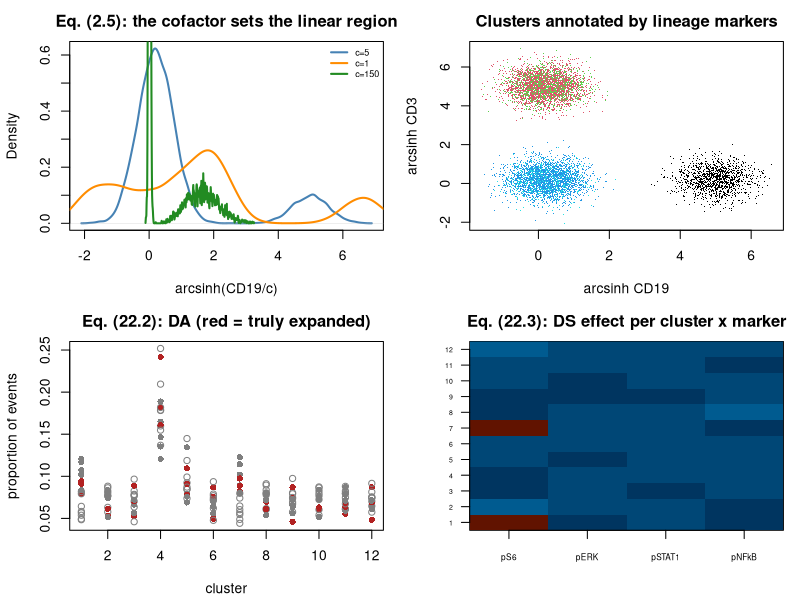

Recreate this plot in R.
## ---- chunk 1
suppressPackageStartupMessages(library(MASS))
MODULE_NAME <- "32_cytometry_differential_abundance"
OUT <- file.path(Sys.getenv("STATS_OUT", unset = "results"), MODULE_NAME)
dir.create(OUT, recursive = TRUE, showWarnings = FALSE)
header <- function(txt) cat("\n", strrep("=", 72), "\n", txt, "\n",
                            strrep("=", 72), "\n", sep = "")

TYPE_MARKERS <- c("CD3","CD4","CD8","CD19","CD14","CD56")
STATE_MARKERS <- c("pS6","pERK","pSTAT1","pNFkB")
POPULATIONS <- list(`CD4 T` = c(5,4.5,0.2,0.2,0.2,0.2),
                    `CD8 T` = c(5,0.2,4.5,0.2,0.2,0.2),
                    `B cells` = c(0.2,0.2,0.2,5,0.2,0.2),
                    Monocytes = c(0.2,1,0.2,0.2,5,0.2),
                    `NK cells` = c(0.2,0.2,1,0.2,0.2,4.5))
BASE_FREQ <- c(0.33, 0.18, 0.12, 0.28, 0.09)
DA_TRUTH <- c(`B cells` = 0.55)                # B cells expand under stimulation
DS_TRUTH <- list(c("B cells", "pS6", 1.1))     # pS6 rises in B cells
## ---- chunk 2
header("1. Simulating a paired CyTOF experiment")
simulate_cytometry <- function(n_donors = 8, events_per_sample = 5000, cofactor = 5) {
  pops <- names(POPULATIONS)
  frames <- list()
  for (d in seq_len(n_donors)) {
    donor_freq_eff <- rnorm(length(pops), 0, 0.18)
    donor_state_eff <- setNames(rnorm(length(STATE_MARKERS), 0, 0.25), STATE_MARKERS)
    acq_day <- sprintf("day%d", (d - 1) %% 3)
    day_shift <- c(day0 = 0, day1 = 0.22, day2 = -0.15)[acq_day]
    for (cond in c("Ref", "BCRXL")) {
      shift <- sapply(pops, function(p)
        if (cond == "BCRXL" && p %in% names(DA_TRUTH)) DA_TRUTH[[p]] else 0)
      logits <- log(BASE_FREQ) + donor_freq_eff + shift
      probs <- exp(logits)/sum(exp(logits))
      n_ev <- sample(round(0.7*events_per_sample):round(1.3*events_per_sample), 1)
      assign_ <- sample(seq_along(pops), n_ev, TRUE, prob = probs)
      mat <- matrix(0, n_ev, length(TYPE_MARKERS) + length(STATE_MARKERS))
      for (k in seq_along(pops)) {
        sel <- assign_ == k
        if (!any(sel)) next
        mat[sel, seq_along(TYPE_MARKERS)] <-
          matrix(rnorm(sum(sel)*length(TYPE_MARKERS),
                       rep(POPULATIONS[[k]], each = sum(sel)), 0.55), nrow = sum(sel))
        for (jm in seq_along(STATE_MARKERS)) {
          sm <- STATE_MARKERS[jm]
          eff <- 0
          for (ds in DS_TRUTH)
            if (pops[k] == ds[1] && sm == ds[2] && cond == "BCRXL") eff <- as.numeric(ds[3])
          mat[sel, length(TYPE_MARKERS) + jm] <-
            rnorm(sum(sel), 1 + donor_state_eff[sm] + day_shift + eff, 0.6)
        }
      }
      ## Convert the arcsinh-scale values back to RAW intensities, so the
      ## script has to transform them like real FCS data (eq. 2.5).
      raw <- sinh(pmax(pmin(mat, 12), -5)) * cofactor
      df <- as.data.frame(raw)
      names(df) <- c(TYPE_MARKERS, STATE_MARKERS)
      df$sample_id <- sprintf("D%02d_%s", d - 1, cond)
      df$donor <- sprintf("D%02d", d - 1); df$condition <- cond
      df$acq_day <- acq_day; df$true_pop <- pops[assign_]
      frames[[length(frames) + 1]] <- df
    }
  }
  do.call(rbind, frames)
}
set.seed(3201)
ev <- simulate_cytometry()
cat(sprintf("  %s events, %d samples, %d donors\n", format(nrow(ev), big.mark = ","),
            length(unique(ev$sample_id)), length(unique(ev$donor))))
cat(sprintf("  events per sample: %s - %s\n",
            format(min(table(ev$sample_id)), big.mark = ","),
            format(max(table(ev$sample_id)), big.mark = ",")))
cat(sprintf("\n  n for CONDITION-level inference = %d donors, NOT %s events\n",
            length(unique(ev$donor)), format(nrow(ev), big.mark = ",")))
cat(sprintf("  raw intensity range: %.1f to %s (and some are negative)\n",
            min(ev[, TYPE_MARKERS]), format(round(max(ev[, TYPE_MARKERS])), big.mark=",")))
## ---- chunk 3
header("2. arcsinh transformation with a modality-appropriate cofactor (2.5)")
cat(sprintf("  %10s%13s%27s\n", "cofactor", "SD of CD19", "bimodality (CD19)"))
for (cf in c(1, 5, 150)) {
  t_ <- asinh(ev$CD19/cf)
  km <- kmeans(matrix(t_), 2, nstart = 10)
  within <- mean(sapply(1:2, function(k) var(t_[km$cluster == k])))
  cat(sprintf("  %10.0f%13.3f%27.3f\n", cf, sd(t_), 1 - within/var(t_)))
}
cat("\n  c=5 gives the cleanest separation for these mass-cytometry-scale\n")
cat("  intensities. c=150 is typical for fluorescence flow. Report the\n")
cat("  cofactor: it changes every downstream clustering result. Note asinh()\n")
cat("  handles the NEGATIVE values compensation produces, where log() cannot.\n")
MARKERS <- c(TYPE_MARKERS, STATE_MARKERS)
Xt <- as.data.frame(asinh(as.matrix(ev[, MARKERS])/5))
Xt[c("sample_id","donor","condition","acq_day","true_pop")] <-
  ev[c("sample_id","donor","condition","acq_day","true_pop")]
## ---- chunk 4
header("3. High-resolution clustering on lineage markers")
set.seed(3202)
km <- kmeans(Xt[, TYPE_MARKERS], centers = 12, nstart = 25)
Xt$cluster <- km$cluster
ann <- sapply(sort(unique(Xt$cluster)), function(c_)
  names(which.max(table(Xt$true_pop[Xt$cluster == c_]))))
names(ann) <- sort(unique(Xt$cluster))
cat(sprintf("  %8s%11s%13s%9s\n", "cluster", "n events", "annotation", "purity"))
for (c_ in sort(unique(Xt$cluster))) {
  sel <- Xt$cluster == c_
  cat(sprintf("  %8d%11s%13s%9.3f\n", c_, format(sum(sel), big.mark = ","),
              ann[as.character(c_)], mean(Xt$true_pop[sel] == ann[as.character(c_)])))
}
Xt$population <- ann[as.character(Xt$cluster)]
cat("\n  Over-clustering (12 clusters for 5 populations) is deliberate - the\n")
cat("  `diffcyt` strategy. Rare subsets get their own cluster, and merging is\n")
cat("  a reversible annotation decision made afterwards.\n")
## ---- chunk 5
header("4. Reducing to sample-level tables (22.1)")
counts <- table(Xt$sample_id, Xt$cluster)
sample_meta <- data.frame(
  donor = sapply(rownames(counts), function(s) Xt$donor[Xt$sample_id == s][1]),
  condition = sapply(rownames(counts), function(s) Xt$condition[Xt$sample_id == s][1]),
  acq_day = sapply(rownames(counts), function(s) Xt$acq_day[Xt$sample_id == s][1]),
  n_events = as.integer(rowSums(counts)), row.names = rownames(counts))
sample_meta$condition <- factor(sample_meta$condition, levels = c("Ref", "BCRXL"))
cat(sprintf("  counts table: %d samples x %d clusters\n", nrow(counts), ncol(counts)))
print(counts[1:4, 1:6])
medians <- aggregate(Xt[, STATE_MARKERS],
                     by = list(sample_id = Xt$sample_id, cluster = Xt$cluster), median)
cat(sprintf("\n  medians table: %d (sample x cluster) rows x %d state markers\n",
            nrow(medians), length(STATE_MARKERS)))
cat("\n  Eq. (22.4): RSE ~ 1/sqrt(Y). Minimum-event guidance:\n")
for (y in c(10, 25, 100, 400, 2500))
  cat(sprintf("    %6d events -> RSE %5.1f%%\n", y, 100/sqrt(y)))
cat(sprintf("  %d of %d sample x cluster cells have < 25 events\n",
            sum(counts < 25), length(counts)))
## ---- chunk 6
header("5. Differential abundance: counts with a total-events offset (22.2)")
da_test <- function(counts, meta, extra = "") {
  ## Poisson GLM with a log(total events) offset, then QUASI-LIKELIHOOD
  ## inference: the dispersion is estimated per cluster (eq. 13.9) and every
  ## SE multiplied by sqrt(phi_hat). Estimating (not fixing) the dispersion is
  ## what lets a blocking term pay off.
  res <- t(vapply(colnames(counts), function(c_) {
    d <- meta; d$y <- as.numeric(counts[, c_])
    d$stim <- as.numeric(d$condition == "BCRXL")
    f <- try(glm(as.formula(paste("y ~ stim", extra)), data = d,
                 family = poisson(), offset = log(d$n_events)), silent = TRUE)
    if (inherits(f, "try-error")) return(c(NA, NA, 1))
    phi <- max(sum(residuals(f, "pearson")^2)/df.residual(f), 1)
    se <- coef(summary(f))["stim", 2]*sqrt(phi)
    tstat <- coef(f)["stim"]/se
    c(coef(f)["stim"], phi, 2*pt(abs(tstat), df.residual(f), lower.tail = FALSE))
  }, numeric(3)))
  out <- data.frame(logFC = res[, 1], phi = res[, 2], pvalue = res[, 3],
                    row.names = colnames(counts))
  out$padj <- p.adjust(out$pvalue, "BH")
  out$population <- ann[rownames(out)]
  out
}
res_da <- da_test(counts, sample_meta)
res_da_p <- da_test(counts, sample_meta, "+ factor(donor)")
prop <- prop.table(counts, 1)
cat(sprintf("  %8s%12s%12s%13s%9s%10s%15s\n", "cluster", "population", "mean % Ref",
            "mean % Stim", "logFC", "padj", "padj (paired)"))
for (c_ in rownames(res_da)) {
  pr <- mean(prop[sample_meta$condition == "Ref", c_])
  ps <- mean(prop[sample_meta$condition == "BCRXL", c_])
  star <- if (res_da$population[rownames(res_da) == c_] %in% names(DA_TRUTH)) "  *TRUE*" else ""
  cat(sprintf("  %8s%12s%11.3f%%%12.3f%%%9.3f%10.4f%15.4f%s\n", c_,
              res_da[c_, "population"], 100*pr, 100*ps, res_da[c_, "logFC"],
              res_da[c_, "padj"], res_da_p[c_, "padj"], star))
}
cat(sprintf("\n  median estimated dispersion, unpaired : %.2f\n", median(res_da$phi)))
cat(sprintf("  median estimated dispersion, paired   : %.2f\n", median(res_da_p$phi)))
cat("  The paired model pulls the donor-to-donor composition variance out of\n")
cat("  the residual, the quasi-dispersion falls, and every SE shrinks (eq. 4.3).\n")
extra_hits <- rownames(res_da_p)[res_da_p$padj < 0.05 &
                                   !(res_da_p$population %in% names(DA_TRUTH))]
cat(sprintf("\n  NOW LOOK CAREFULLY at what the more powerful model found. Besides\n"))
cat(sprintf("  the true B-cell clusters it also flagged %d others, all with a\n",
            length(extra_hits)))
cat("  NEGATIVE logFC. Those are not shrinking populations - they are being\n")
cat("  DILUTED, because when B cells expand every other cluster's share of a\n")
cat("  fixed event total must fall (eq. 2.7). Extra power does not rescue you\n")
cat("  from the constraint; it just lets you detect the artefact confidently.\n")
cat("\n  A claim about ABSOLUTE cell numbers needs an absolute measurement\n")
cat("  (counting beads, or cells per mL), not a frequency table.\n")
## ---- chunk 7
header("6. Differential state: linear models on per-sample medians (22.3)")
ds_test <- function(medians, meta, markers, paired = TRUE) {
  rows <- list()
  for (c_ in sort(unique(medians$cluster))) {
    sub <- medians[medians$cluster == c_, ]
    d <- merge(sub, cbind(sample_id = rownames(meta), meta), by = "sample_id")
    if (length(unique(d$condition)) < 2 || nrow(d) < 6) next
    d$stim <- as.numeric(d$condition == "BCRXL")
    for (m in markers) {
      f <- try(lm(as.formula(paste(m, "~ stim", if (paired) "+ factor(donor)" else "")),
                  data = d), silent = TRUE)
      if (inherits(f, "try-error")) next
      cs <- coef(summary(f))
      rows[[length(rows)+1]] <- data.frame(cluster = c_, marker = m,
                                           diff = cs["stim",1], pvalue = cs["stim",4])
    }
  }
  out <- do.call(rbind, rows)
  out$padj <- p.adjust(out$pvalue, "BH")
  out$population <- ann[as.character(out$cluster)]
  out
}
res_ds <- ds_test(medians, sample_meta, STATE_MARKERS, TRUE)
hits <- res_ds[res_ds$padj < 0.05, ]
hits <- hits[order(hits$padj), ]
cat(sprintf("  multiplicity family = %d clusters x %d markers = %d hypotheses\n",
            length(unique(res_ds$cluster)), length(STATE_MARKERS), nrow(res_ds)))
cat(sprintf("\n  Significant (cluster, marker) pairs at FDR 5%%:\n"))
cat(sprintf("  %8s%12s%9s%12s%11s\n", "cluster", "population", "marker",
            "difference", "padj"))
is_true_ds <- function(pop, mk) any(sapply(DS_TRUTH, function(z) z[1]==pop && z[2]==mk))
tp <- 0
for (i in seq_len(min(nrow(hits), 12))) {
  r <- hits[i, ]
  st <- if (is_true_ds(r$population, r$marker)) { tp <- tp + 1; "  *TRUE*" } else ""
  cat(sprintf("  %8s%12s%9s%12.3f%11.2e%s\n", r$cluster, r$population, r$marker,
              r$diff, r$padj, st))
}
tp_all <- sum(mapply(is_true_ds, hits$population, hits$marker))
cat(sprintf("\n  %d of %d hits are the injected pS6-in-B-cells effect (%d false).\n",
            tp_all, nrow(hits), nrow(hits) - tp_all))
cat("  Note the contrast with differential ABUNDANCE above: DS is a\n")
cat("  WITHIN-cluster question, so it is NOT subject to the compositional\n")
cat("  constraint. A marker can rise in B cells without forcing anything to\n")
cat("  fall elsewhere. State which of the two questions you are answering.\n")
## ---- chunk 8
header("7. Modelling acquisition day (Topic 19)")
summarise_ds <- function(res, label) {
  h <- res[res$padj < 0.05, ]
  t_ <- sum(mapply(is_true_ds, h$population, h$marker))
  cat(sprintf("  %-44s%7d%7d%7d\n", label, nrow(h), t_, nrow(h) - t_))
}
cat(sprintf("  %-44s%7s%7s%7s\n", "model", "hits", "TP", "FP"))
summarise_ds(ds_test(medians, sample_meta, STATE_MARKERS, FALSE), "~ stim (no blocking)")
summarise_ds(res_ds, "~ stim + donor (paired)")
cat("\n  Because each donor was acquired on ONE day, the donor term already\n")
cat("  absorbs the acquisition-day effect. When donors span days, include BOTH\n")
cat("  terms and check the design rank (Module 01, section 6) before fitting.\n")
## ---- chunk 9
png(file.path(OUT, "cytometry.png"), width = 1100, height = 800, res = 110)
par(mfrow = c(2, 2), mar = c(4.2, 4.2, 2.5, 1))
plot(density(asinh(ev$CD19[1:20000]/5)), col = "steelblue", lwd = 2,
     main = "Eq. (2.5): the cofactor sets the linear region", xlab = "arcsinh(CD19/c)")
lines(density(asinh(ev$CD19[1:20000]/1)), col = "darkorange", lwd = 2)
lines(density(asinh(ev$CD19[1:20000]/150)), col = "forestgreen", lwd = 2)
legend("topright", c("c=5","c=1","c=150"),
       col = c("steelblue","darkorange","forestgreen"), lwd = 2, bty = "n", cex = 0.65)
sm <- Xt[sample(nrow(Xt), 8000), ]
plot(sm$CD19, sm$CD3, pch = ".", col = factor(sm$population),
     xlab = "arcsinh CD19", ylab = "arcsinh CD3",
     main = "Clusters annotated by lineage markers")
matplot(t(prop), type = "p", pch = ifelse(sample_meta$condition == "Ref", 1, 16),
        col = ifelse(ann[colnames(prop)] %in% names(DA_TRUTH), "firebrick", "grey50"),
        xlab = "cluster", ylab = "proportion of events",
        main = "Eq. (22.2): DA (red = truly expanded)")
piv <- reshape(res_ds[, c("cluster","marker","diff")], idvar = "cluster",
               timevar = "marker", direction = "wide")
mat <- as.matrix(piv[, -1]); rownames(mat) <- piv$cluster
image(seq_len(ncol(mat)), seq_len(nrow(mat)), t(mat), col = hcl.colors(30, "RdBu", rev = TRUE),
      xaxt = "n", yaxt = "n", xlab = "", ylab = "",
      main = "Eq. (22.3): DS effect per cluster x marker")
axis(1, seq_len(ncol(mat)), sub("diff\\.", "", colnames(mat)), cex.axis = 0.6)
axis(2, seq_len(nrow(mat)), rownames(mat), las = 1, cex.axis = 0.5)
invisible(dev.off())
cat("\nFigure written to", file.path(OUT, "cytometry.png"), "\n")
## ---- chunk 10

## ---- chunk 11

## ---- chunk 12
# bcl <- names(ann)[ann == "B cells"]
# sub <- Xt[Xt$cluster %in% as.integer(bcl), ]
# for (marker in c("pS6", "pERK", "pSTAT1")) {
#   aa <- sub[[marker]][sub$condition == "Ref"]
#   bb <- sub[[marker]][sub$condition == "BCRXL"]
#   pe <- t.test(aa, bb)$p.value
#   ss <- aggregate(sub[[marker]], by = list(sid = sub$sample_id), median)
#   ss$cond <- sample_meta[ss$sid, "condition"]
#   ps <- t.test(x ~ cond, data = ss)$p.value
#   truth_ <- if (any(sapply(DS_TRUTH, function(z) z[1]=="B cells" && z[2]==marker)))
#     "TRUE effect" else "no effect"
#   cat(sprintf("  %-8s (%-11s): event p=%.2e  sample p=%.4f\n",
#               marker, truth_, pe, ps))
# }
#
# ## The event-level p-values are astronomically small for EVERY marker,
# ## including those with no true effect, because ~50,000 events are treated as
# ## independent when there are only 8 donors (eq. 1.8). The sample-level
# ## analysis separates the real effect from the rest.
## ---- chunk 13

## ---- chunk 14

## ---- chunk 15
# ev_counts <- as.data.frame(table(sample_id = Xt$sample_id, cluster = Xt$cluster))
# names(ev_counts)[3] <- "n_ev"
# ev_counts$cluster <- as.integer(as.character(ev_counts$cluster))
# med2 <- merge(medians, ev_counts, by = c("sample_id", "cluster"))
# cat(sprintf("  %12s%12s%7s%6s%6s\n", "min events", "rows kept", "hits", "TP", "FP"))
# for (thr in c(1, 5, 25, 200)) {
#   keep <- med2[med2$n_ev >= thr, setdiff(names(med2), "n_ev")]
#   r <- ds_test(keep, sample_meta, STATE_MARKERS, TRUE)
#   h <- r[r$padj < 0.05, ]
#   t_ <- sum(mapply(is_true_ds, h$population, h$marker))
#   cat(sprintf("  %12d%12d%7d%6d%6d\n", thr, nrow(keep), nrow(h), t_, nrow(h)-t_))
# }
#
# ## A median from 3 events is almost pure noise - eq. (22.4) gives an RSE of
# ## ~58%. Raising the threshold removes those unstable rows. Set it BEFORE
# ## looking at the outcome, and report how many rows it dropped.
## ---- chunk 16

## ---- chunk 17

## ---- chunk 18
# for (k in c(6, 12, 25)) {
#   set.seed(1)
#   kmk <- kmeans(Xt[, TYPE_MARKERS], k, nstart = 25)
#   annk <- sapply(sort(unique(kmk$cluster)), function(c_)
#     names(which.max(table(Xt$true_pop[kmk$cluster == c_]))))
#   names(annk) <- sort(unique(kmk$cluster))
#   ck <- table(Xt$sample_id, kmk$cluster)[rownames(sample_meta), ]
#   pk <- sapply(colnames(ck), function(c_) {
#     d <- sample_meta; d$y <- as.numeric(ck[, c_])
#     d$stim <- as.numeric(d$condition == "BCRXL")
#     f <- glm(y ~ stim + factor(donor), data = d, family = poisson(),
#              offset = log(d$n_events))
#     phi <- max(sum(residuals(f, "pearson")^2)/df.residual(f), 1)
#     2*pt(abs(coef(f)["stim"]/(coef(summary(f))["stim",2]*sqrt(phi))),
#          df.residual(f), lower.tail = FALSE)
#   })
#   sig <- names(pk)[p.adjust(pk, "BH") < 0.05]
#   cat(sprintf("  k=%3d: %d significant clusters, %d of them B cells, %d hypotheses\n",
#               k, length(sig), sum(annk[sig] == "B cells"), k))
# }
#
# ## The B-cell expansion is robust to resolution - that is the point of a
# ## sensitivity analysis (Module 24). Higher k splits populations, raising the
# ## multiplicity burden and potentially diluting an effect across siblings.
# ## Report the range, not one k.
